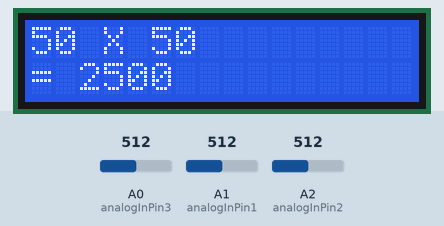
Bench run of a sketch on a simulated Arduino Uno, built with avr-gcc and run on an emulated ATmega328P. Parts: 16×2 character LCD. The test bench sets the inputs (shaded band); at power-on: A0 (analogInPin3) = 512, A2 (analogInPin2) = 512, A1 (analogInPin1) = 512.

Above: at 5.8 s.
5.9 s: A0 (analogInPin3) set to 501
At 7.1 s:
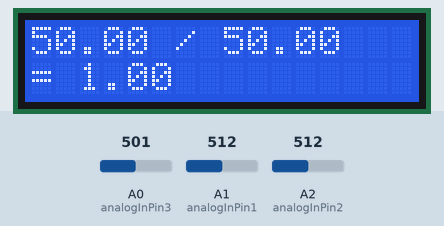
7.4 s: A2 (analogInPin2) set to 12
At 7.7 s:
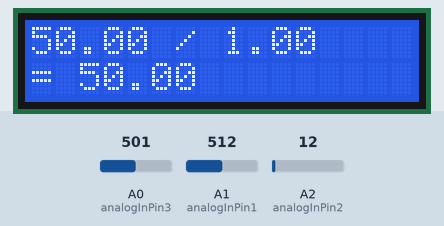
8.9 s: A2 (analogInPin2) set to 9
At 10.0 s:
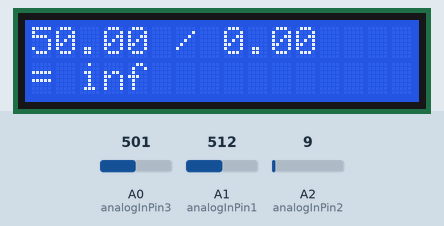
10.4 s: A1 (analogInPin1) set to 12
At 11.1 s:
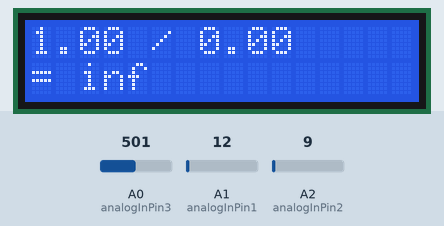
11.9 s: A1 (analogInPin1) set to 9
At 13.1 s:
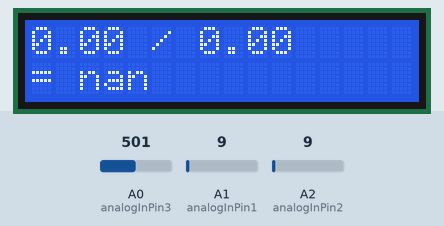
13.4 s: A0 (analogInPin3) set to 306
At 14.4 s:
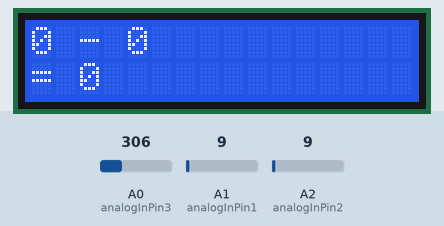
Timing chart, 0 to 15.9 s (numbered marks = the images above; inputs shaded):
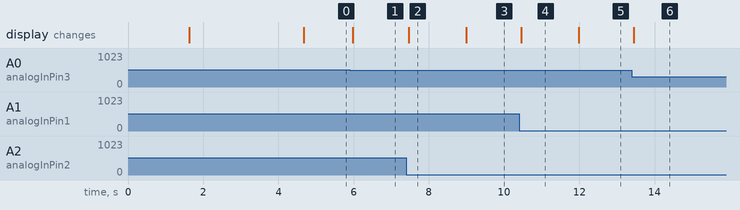

The sketch:

Rotary_pot_four_function_calculator.ino
```cpp
#include <LiquidCrystal_I2C.h>

  const int analogInPin1 = A1;
  const int analogInPin2 = A2;
  const int analogInPin3 = A0;

  float sensorValue1 = 0;
  float sensorValue2 = 0;
  int sensorValue3 = 0;
  float outputValue1 = 0;
  float outputValue2 = 0;
  int outputValue3 = 0;

LiquidCrystal_I2C lcd(0x27,16,2);

void setup()
{
  lcd.backlight();
  lcd.init();
  lcd.setCursor(0,0);
  lcd.print("     Rotary    ");
  lcd.setCursor(0,1);
  lcd.print("   Calculator    ");

  delay (1500);

  lcd.setCursor(0,0);
  lcd.print(" Spin the dials ");
  lcd.setCursor(0,1);
  lcd.print("to change number");

  delay (3000);
}

void loop()
{
  int analogValue = analogRead(analogInPin3);
  if (analogValue < 250) {
  sensorValue1 = analogRead(analogInPin1);
  sensorValue2 = analogRead(analogInPin2);
  outputValue1 = map(sensorValue1, 0, 1023, 0, 100);
  outputValue2 = map(sensorValue2, 0, 1023, 0, 100);


  lcd.setCursor(0, 0);
  lcd.print(outputValue1,0);
  lcd.print(" + ");
  lcd.print(outputValue2,0);
  lcd.print("               ");
  lcd.setCursor(0, 1);
  lcd.print("= ");
  lcd.print(outputValue1 + outputValue2,0);
  lcd.print("               ");

  }
  else if (analogValue > 251 && analogValue < 500){
  sensorValue1 = analogRead(analogInPin1);
  sensorValue2 = analogRead(analogInPin2);
  outputValue1 = map(sensorValue1, 0, 1023, 0, 100);
  outputValue2 = map(sensorValue2, 0, 1023, 0, 100);

  lcd.setCursor(0, 0);
  lcd.print(outputValue1,0);
  lcd.print(" - ");
  lcd.print(outputValue2,0);
  lcd.print("               ");
  lcd.setCursor(0, 1);
  lcd.print("= ");
  lcd.print(outputValue1 - outputValue2,0);
  lcd.print("               ");
  }

    else if (analogValue > 501 && analogValue < 750){
  sensorValue1 = analogRead(analogInPin1);
  sensorValue2 = analogRead(analogInPin2);
  outputValue1 = map(sensorValue1, 0, 1023, 0, 100);
  outputValue2 = map(sensorValue2, 0, 1023, 0, 100);

  lcd.setCursor(0, 0);
  lcd.print(outputValue1,0);
  lcd.print(" X ");
  lcd.print(outputValue2,0);
  lcd.print("               ");
  lcd.setCursor(0, 1);
  lcd.print("= ");
  lcd.print(outputValue1 * outputValue2,0);
  lcd.print("               ");
  }

    else {
  sensorValue1 = analogRead(analogInPin1);
  sensorValue2 = analogRead(analogInPin2);
  outputValue1 = map(sensorValue1, 0, 1023, 0, 100);
  outputValue2 = map(sensorValue2, 0, 1023, 0, 100);

  lcd.setCursor(0, 0);
  lcd.print(outputValue1);
  lcd.print(" / ");
  lcd.print(outputValue2);
  lcd.print("               ");
  lcd.setCursor(0, 1);
  lcd.print("= ");
  lcd.print(outputValue1 / outputValue2,2);
  lcd.print("               ");
  }
  }
```

Measured:
- the behaviour switches between 502 and 501 on A0 (analogInPin3) (found by bisection; images 0 and 1)
- the behaviour switches between 11 and 10 on A2 (analogInPin2) (found by bisection; images 2 and 3)
- the behaviour switches between 11 and 10 on A1 (analogInPin1) (found by bisection; images 4 and 5)
- after the input at 5.9 s, the display: changes after 0.07 s (image 1)
- after the input at 7.4 s, the display: changes after 0.06 s (image 2)
- after the input at 8.9 s, the display: changes after 0.09 s (image 3)
- after the input at 10.4 s, the display: changes after 0.05 s (image 4)
- after the input at 11.9 s, the display: changes after 0.08 s (image 5)
- after the input at 13.4 s, the display: changes after 0.05 s (image 6)
